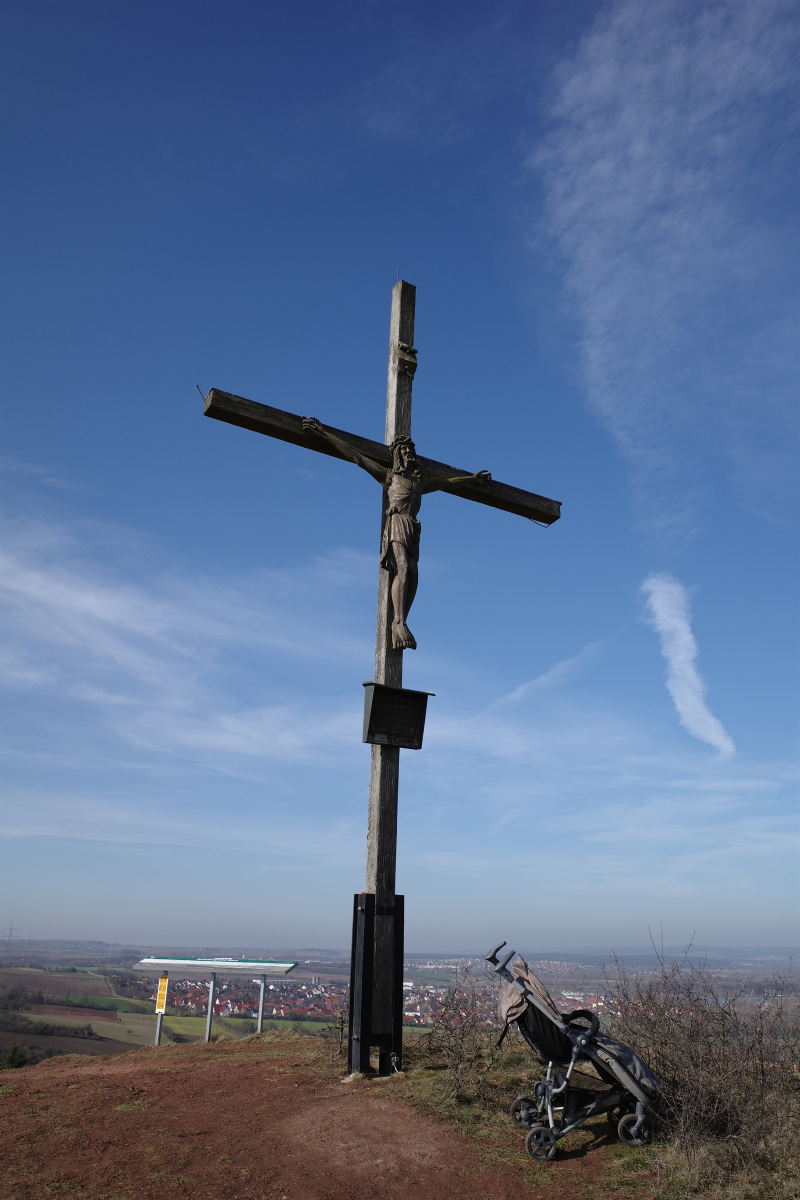
#> input picture ui/src/assets/samples/gr3-hill.jpg, 1600 x 2400 px (shown at 1/2 size)
$ python -i lens_characters.py   (imports and definitions only)
#> lines starting #> are read from the running program, lines starting #| are printed output that depends on the picture
"""Lens characters, desktop prototype (no firmware, no film transforms, no grain, no halation).

Three looks, each with Medium and Strong:
  swirl   Helios-44 style swirly bokeh, only where the picture is already soft
  mist    neutral Pro-Mist bloom (glow in the highlight's own colour)
  corners old-lens corners: softness, radial colour fringing, tinted vignette

Written so that every step can become an ARM module: maps at <= 1024..1200 px wide built with box
blurs, the full-resolution pass is a per-strip blend of upsampled low-resolution maps.
Input is the real JPEG, taken through 8-bit YCbCr 4:2:2 planes (chroma halved horizontally) first.
"""
import sys, os, time, tracemalloc
import numpy as np
from PIL import Image, ImageOps, ImageDraw, ImageFont

STRIP = 192
_rng = np.random.default_rng(7)
DITHER = (_rng.random((256, 256, 1)) - _rng.random((256, 256, 1))).astype(np.float32) * 0.8   # triangular, +-0.8 LSB; a 256x256 table on ARM


# [5 lines left out: function q8, not called in this run]
G = 2.2


# ---------------------------------------------------------------- io
def load_422(path, maxw=None):
    """JPEG -> (Y, Cb, Cr) uint8 planes with 4:2:2 chroma (Cb/Cr half width)."""
#> called with path = '../../ui/src/assets/samples/gr3-hill.jpg'
    im = ImageOps.exif_transpose(Image.open(path)).convert('RGB')
#> im is the input picture: PIL image 1600x2400 RGB; mean R, G, B 90.7, 111.2, 145.4
    if maxw and im.width > maxw:
        im = im.resize((maxw, round(im.height * maxw / im.width)), Image.BOX)
    w = im.width & ~1
    im = im.crop((0, 0, w, im.height))
    y, cb, cr = [np.asarray(c) for c in im.convert('YCbCr').split()]
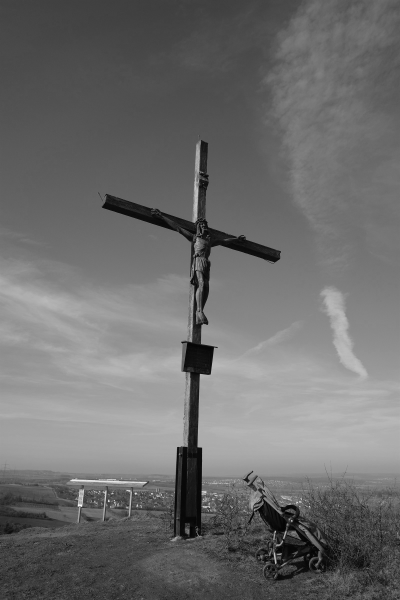
#> y: shape (2400, 1600) (shown at 1/4 size); min 0, max 255, mean 108.5
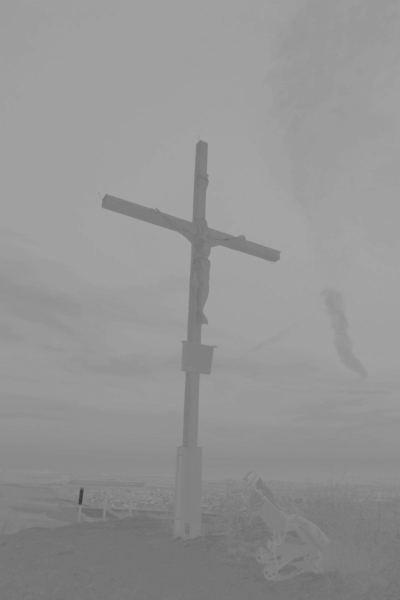
#> cb: shape (2400, 1600) (shown at 1/4 size); min 51, max 168, mean 148.1
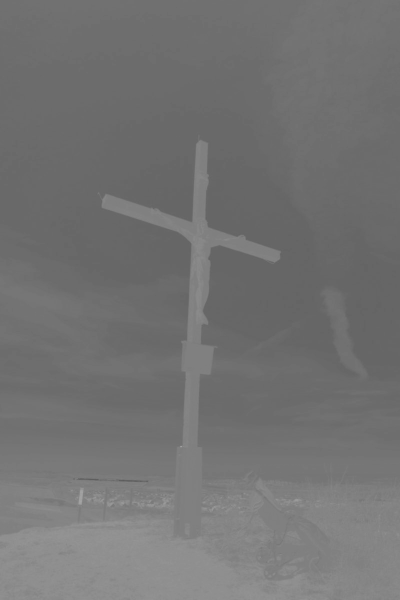
#> cr: shape (2400, 1600) (shown at 1/4 size); min 83, max 179, mean 114.5
    # 4:2:2: average pairs of chroma samples
    cb = ((cb[:, 0::2].astype(np.uint16) + cb[:, 1::2] + 1) >> 1).astype(np.uint8)
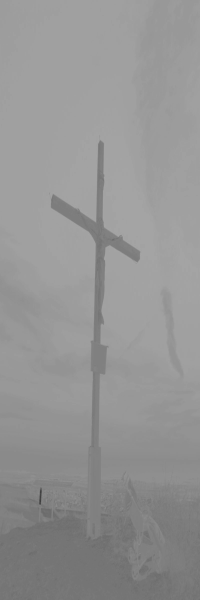
#> cb: shape (2400, 800) (shown at 1/4 size); min 51, max 168, mean 148.1
    cr = ((cr[:, 0::2].astype(np.uint16) + cr[:, 1::2] + 1) >> 1).astype(np.uint8)
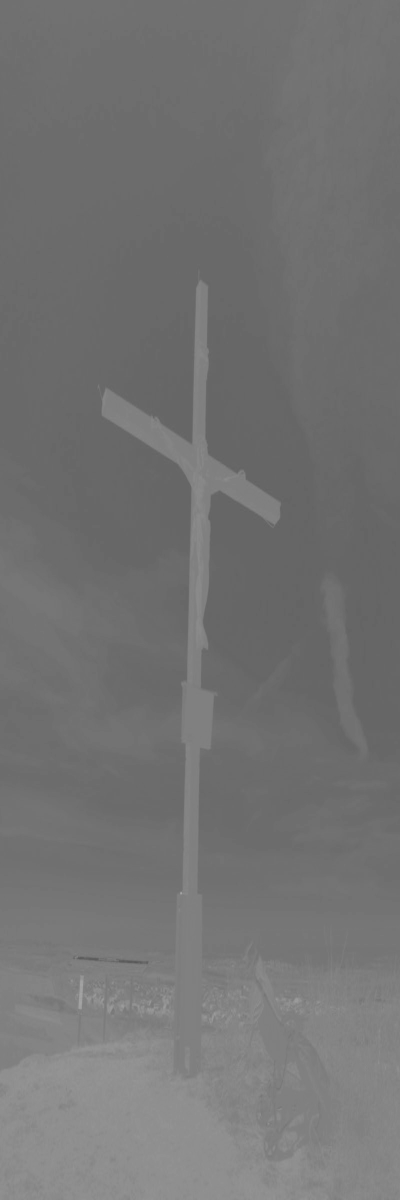
#> cr: shape (2400, 800) (shown at 1/2 size); min 84, max 177, mean 114.6
    return y, cb, cr


# [63 lines left out: functions planes_to_rgb, rgb_small, box1d, blur, maxfilt, not called in this run]


def smoothstep(e0, e1, x):
    t = np.clip((x - e0) / (e1 - e0), 0, 1)
    return t * t * (3 - 2 * t)


# [15 lines left out: function bil_rows, not called in this run]


LIN = ((np.arange(256) / 255.0) ** G).astype(np.float32)


def to_lin(v):
    return (np.clip(v, 0, 255) / 255.0) ** G


def to_gam(l):
    return 255.0 * np.clip(l, 0, 1) ** (1 / G)


def write_planes_rgb(strips, w, h):
    return np.concatenate(strips, 0).astype(np.uint8)


# ---------------------------------------------------------------- MIST (Pro-Mist bloom)
MIST = {
    # (gain tight, gain mid, gain wide, threshold start, threshold full)
    'medium': dict(g=(0.55, 0.60, 0.55), t=(0.35, 0.85)),
    'strong': dict(g=(1.00, 1.20, 1.10), t=(0.30, 0.80)),
}
MIST_R = (0.0035, 0.014, 0.045)       # box radius (3 passes) as a fraction of picture width


# [35 lines left out: functions mist_maps, mist_apply, not called in this run]


# ---------------------------------------------------------------- CORNERS (old lens)
CORNERS = {
    'medium': dict(soft=0.75, ca=0.0020, vig=0.55, tint=0.18, r0=0.40, swirl=0.0),
    'strong': dict(soft=1.00, ca=0.0042, vig=0.85, tint=0.30, r0=0.30, swirl=0.0),
}


# [51 lines left out: function corners_apply, not called in this run]


# ---------------------------------------------------------------- SWIRL
SWIRL = {
    'medium': dict(L=0.085, p=1.5, boost=3.0, taps=33),
    'strong': dict(L=0.170, p=1.4, boost=5.5, taps=41),
}
SOFT_E = (0.9, 2.6)       # smoothed gradient energy (grey levels per low-res px): soft below, sharp above


# [128 lines left out: functions softness_map, swirl_render, swirl_apply, font, panel, make_sheet, not called in this run]


FUNCS = {'swirl': (swirl_apply, SWIRL), 'mist': (mist_apply, MIST), 'corners': (corners_apply, CORNERS)}


# [4 lines left out: function run, not called in this run]


def orig_rgb(path, maxw=None):
    y, cb, cr = load_422(path, maxw)
    return np.clip(planes_to_rgb(y, cb, cr) + 0.5, 0, 255).astype(np.uint8)


# [12 lines left out: function measure, not called in this run]


# [4 lines not run here, left out]

>>> result = load_422('../../ui/src/assets/samples/gr3-hill.jpg')
